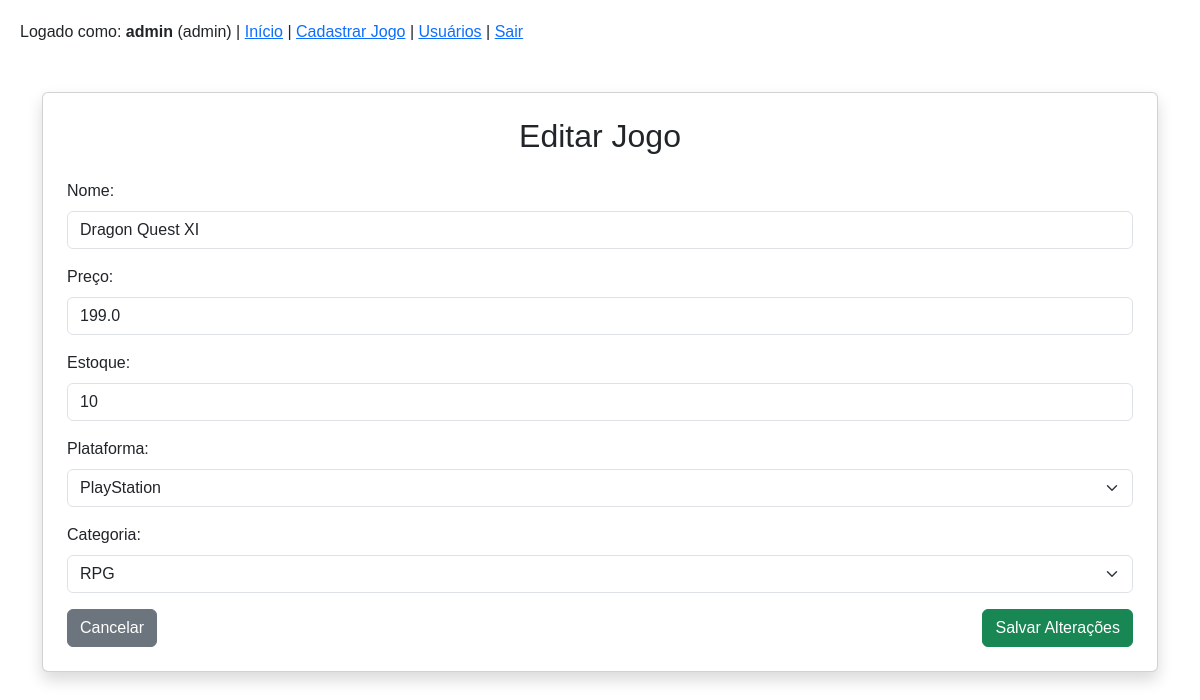
Screenshot of /editar/2 (signed in) with the database file from the repository.
### models.py (models this page shows)
class Jogo(db.Model):
    __tablename__ = 'jogos'
    id = db.Column(db.Integer, primary_key=True)
    nome = db.Column(db.String(100), nullable=False)
    preco = db.Column(db.Float, nullable=False)
    estoque = db.Column(db.Integer, nullable=False)
    plataforma_id = db.Column(db.Integer, db.ForeignKey('plataformas.id'))
    categoria_id = db.Column(db.Integer, db.ForeignKey('categorias.id'))
    plataforma = db.relationship('Plataforma', backref='jogos')
    categoria = db.relationship('Categoria', backref='jogos')

class Plataforma(db.Model):
    __tablename__ = 'plataformas'
    id = db.Column(db.Integer, primary_key=True)
    nome = db.Column(db.String(50), nullable=False, unique=True)

class Categoria(db.Model):
    __tablename__ = 'categorias'
    id = db.Column(db.Integer, primary_key=True)
    nome = db.Column(db.String(50), nullable=False, unique=True)

### app_oficial.py (the view, shortened to what this page needs)
@app.route('/editar/<int:id>', methods=['GET', 'POST'])
@admin_required
def editar_jogo(id):
    jogo = Jogo.query.get_or_404(id)
    plataformas = Plataforma.query.all()
    categorias = Categoria.query.all()
    return render_template('editar.html', jogo=jogo, plataformas=plataformas, categorias=categorias)

### app_oficial.py (called while the page is built)
def admin_required(f):
    @wraps(f)
    def decorated_function(*args, **kwargs):
        if 'usuario_id' not in session or session.get('tipo', '') != 'admin':
            flash('Acesso restrito a administradores', 'erro')
            return redirect(url_for('index'))
        return f(*args, **kwargs)
    return decorated_function

### templates/editar.html
{% extends "base.html" %}
{% block content %}
<div class="container mt-5">
    <div class="card shadow p-4">
        <h2 class="text-center mb-4">Editar Jogo</h2>
        <form method="POST">
            <div class="mb-3">
                <label for="nome" class="form-label">Nome:</label>
                <input type="text" class="form-control" id="nome" name="nome" value="{{ jogo.nome }}" required>
            </div>
            <div class="mb-3">
                <label for="preco" class="form-label">Preço:</label>
                <input type="number" class="form-control" id="preco" step="0.01" name="preco" value="{{ jogo.preco }}" required>
            </div>
            <div class="mb-3">
                <label for="estoque" class="form-label">Estoque:</label>
                <input type="number" class="form-control" id="estoque" name="estoque" value="{{ jogo.estoque }}" required>
            </div>
            <div class="mb-3">
                <label for="plataforma" class="form-label">Plataforma:</label>
                <select class="form-select" id="plataforma" name="plataforma" required>
                    {% for plataforma in plataformas %}
                    <option value="{{ plataforma.id }}" {% if plataforma.id == jogo.plataforma_id %}selected{% endif %}>
                        {{ plataforma.nome }}
                    </option>
                    {% endfor %}
                </select>
            </div>
            <div class="mb-3">
                <label for="categoria" class="form-label">Categoria:</label>
                <select class="form-select" id="categoria" name="categoria" required>
                    {% for categoria in categorias %}
                    <option value="{{ categoria.id }}" {% if categoria.id == jogo.categoria_id %}selected{% endif %}>
                        {{ categoria.nome }}
                    </option>
                    {% endfor %}
                </select>
            </div>
            <div class="d-flex justify-content-between">
                <a href="{{ url_for('index') }}" class="btn btn-secondary">Cancelar</a>
                <button type="submit" class="btn btn-success">Salvar Alterações</button>
            </div>
        </form>
    </div>
</div>
{% endblock %}

### templates/base.html (style rules this page uses)
body { font-family: Arial, sans-serif; margin: 20px; }

### rows the page displays
Jogo: nome "Dragon Quest XI", preco "199.0", estoque "10", plataforma "PlayStation", categoria "RPG"

### other values shown
{{ session['username'] }} "admin"
{{ session['tipo'] }} "admin"
